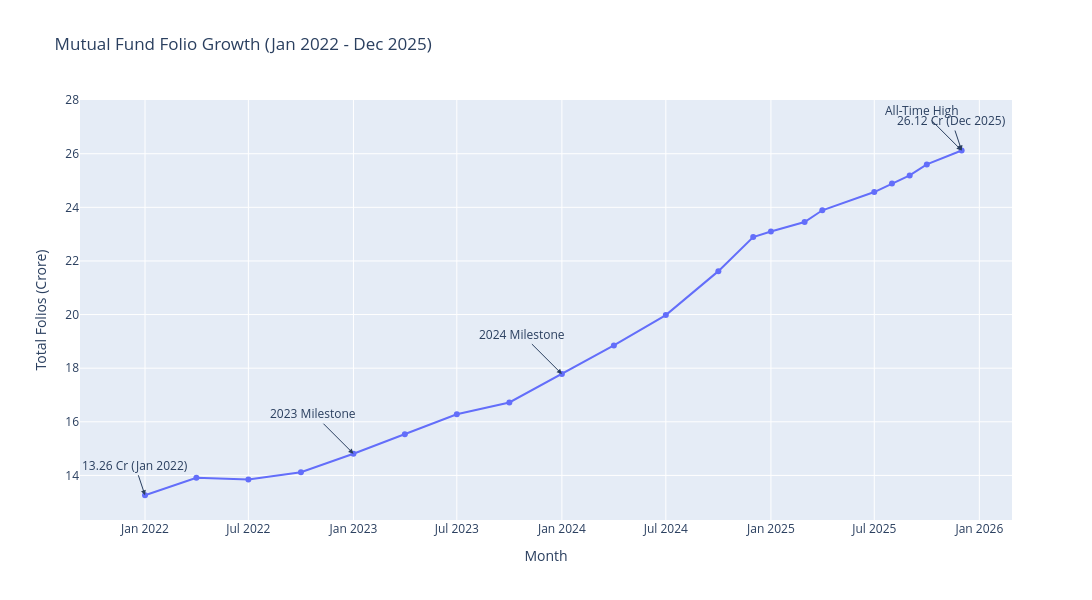

The notebook cell this image was saved under:
### Code cell
#Folio count growth — line chart from 13.26 Cr (Jan 2022) to 26.12 Cr (Dec 2025). Mark key milestones.

import pandas as pd
import plotly.express as px

# Load dataset
df = pd.read_csv("data/raw/06_industry_folio_count.csv")

# Convert month column to datetime
df["month"] = pd.to_datetime(df["month"])

# Filter Jan 2022 - Dec 2025
df = df[
    (df["month"] >= "2022-01-01") &
    (df["month"] <= "2025-12-31")
]

# Create line chart
fig = px.line(
    df,
    x="month",
    y="total_folios_crore",
    markers=True,
    title="Mutual Fund Folio Growth (Jan 2022 - Dec 2025)",
    labels={
        "month": "Month",
        "total_folios_crore": "Total Folios (Crore)"
    }
)

# Annotate starting point
fig.add_annotation(
    x=df.iloc[0]["month"],
    y=df.iloc[0]["total_folios_crore"],
    text="13.26 Cr (Jan 2022)",
    showarrow=True,
    arrowhead=2
)

# Annotate ending point
fig.add_annotation(
    x=df.iloc[-1]["month"],
    y=df.iloc[-1]["total_folios_crore"],
    text="26.12 Cr (Dec 2025)",
    showarrow=True,
    arrowhead=2
)

# Optional milestone annotations
milestones = [
    ("2023-01-01", "2023 Milestone"),
    ("2024-01-01", "2024 Milestone"),
    ("2025-12-01", "All-Time High")
]

for date, text in milestones:
    row = df[df["month"] == pd.to_datetime(date)]
    if not row.empty:
        fig.add_annotation(
            x=row.iloc[0]["month"],
            y=row.iloc[0]["total_folios_crore"],
            text=text,
            showarrow=True,
            arrowhead=2,
            ax=-40,
            ay=-40
        )

fig.update_layout(
    width=1100,
    height=600,
    hovermode="x unified"
)

fig.show()

### Figure 1 — Plotly figure (JSON) as saved in the notebook; plotly's stock layout.template omitted (floating-point values rounded to 4 significant figures)
{"data": [{"hovertemplate": "Month=%{x}<br>Total Folios (Crore)=%{y}<extra></extra>", "legendgroup": "", "line": {"color": "#636efa", "dash": "solid"}, "marker": {"symbol": "circle"}, "mode": "lines+markers", "name": "", "orientation": "v", "showlegend": false, "type": "scatter", "x": ["2022-01-01T00:00:00.000000", "2022-04-01T00:00:00.000000", "2022-07-01T00:00:00.000000", "2022-10-01T00:00:00.000000", "2023-01-01T00:00:00.000000", "2023-04-01T00:00:00.000000", "2023-07-01T00:00:00.000000", "2023-10-01T00:00:00.000000", "2024-01-01T00:00:00.000000", "2024-04-01T00:00:00.000000", "2024-07-01T00:00:00.000000", "2024-10-01T00:00:00.000000", "2024-12-01T00:00:00.000000", "2025-01-01T00:00:00.000000", "2025-03-01T00:00:00.000000", "2025-04-01T00:00:00.000000", "2025-07-01T00:00:00.000000", "2025-08-01T00:00:00.000000", "2025-09-01T00:00:00.000000", "2025-10-01T00:00:00.000000", "2025-12-01T00:00:00.000000"], "xaxis": "x", "y": [13.26, 13.91, 13.85, 14.12, 14.81, 15.54, 16.28, 16.72, 17.78, 18.85, 19.98, 21.62, 22.89, 23.1, 23.45, 23.89, 24.57, 24.89, 25.19, 25.6, 26.12], "yaxis": "y"}], "layout": {"annotations": [{"arrowhead": 2, "showarrow": true, "text": "13.26 Cr (Jan 2022)", "x": "2022-01-01T00:00:00", "y": 13.26}, {"arrowhead": 2, "showarrow": true, "text": "26.12 Cr (Dec 2025)", "x": "2025-12-01T00:00:00", "y": 26.12}, {"arrowhead": 2, "ax": -40, "ay": -40, "showarrow": true, "text": "2023 Milestone", "x": "2023-01-01T00:00:00", "y": 14.81}, {"arrowhead": 2, "ax": -40, "ay": -40, "showarrow": true, "text": "2024 Milestone", "x": "2024-01-01T00:00:00", "y": 17.78}, {"arrowhead": 2, "ax": -40, "ay": -40, "showarrow": true, "text": "All-Time High", "x": "2025-12-01T00:00:00", "y": 26.12}], "height": 600, "hovermode": "x unified", "legend": {"tracegroupgap": 0}, "title": {"text": "Mutual Fund Folio Growth (Jan 2022 - Dec 2025)"}, "width": 1100, "xaxis": {"anchor": "y", "domain": [0, 1], "title": {"text": "Month"}}, "yaxis": {"anchor": "x", "domain": [0, 1], "title": {"text": "Total Folios (Crore)"}}}}
